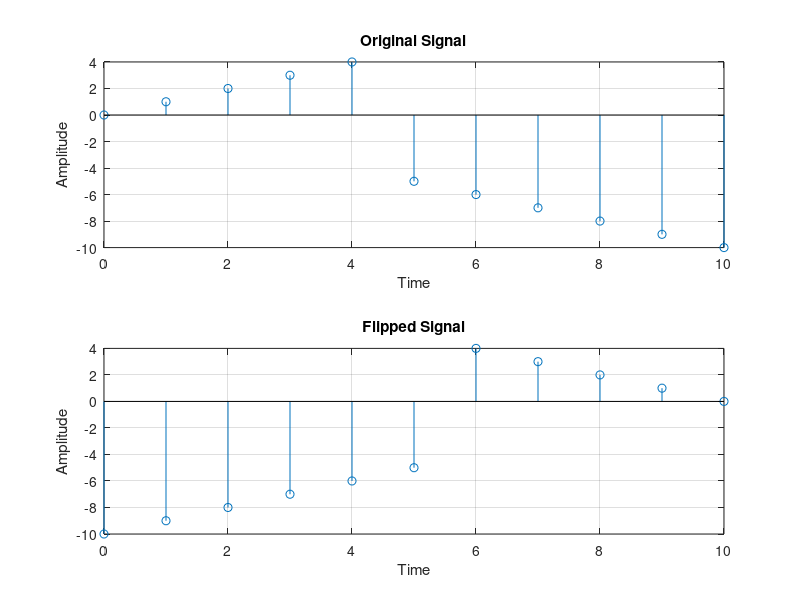

This figure's MATLAB source: (Note: this script raises an error after producing the figure.)
% Name - Mayank Tilokchandani
% PRN No.- 20240802543
% Time Reversal


t = 0:10;
x = [0 1 2 3 4 -5 -6 -7 -8 -9 -10];
subplot(2,1,1);
stem(t,x);
xlabel('Time');
ylabel('Amplitude');
title('Original Signal');
grid on;


y = fliplr(x);
subplot(2,1,2);
stem(t,y);
xlabel('Time');
ylabel('Amplitude');
title('Flipped Signal');
grid on;








% Misc. Watermark
annotation('textbox', 'String', '20240802543', 'FontSize', 30, 'Color', [0.5, 0.5, 0.5], ...
    'EdgeColor', 'none', 'HorizontalAlignment', 'center', 'Rotation', 45);
